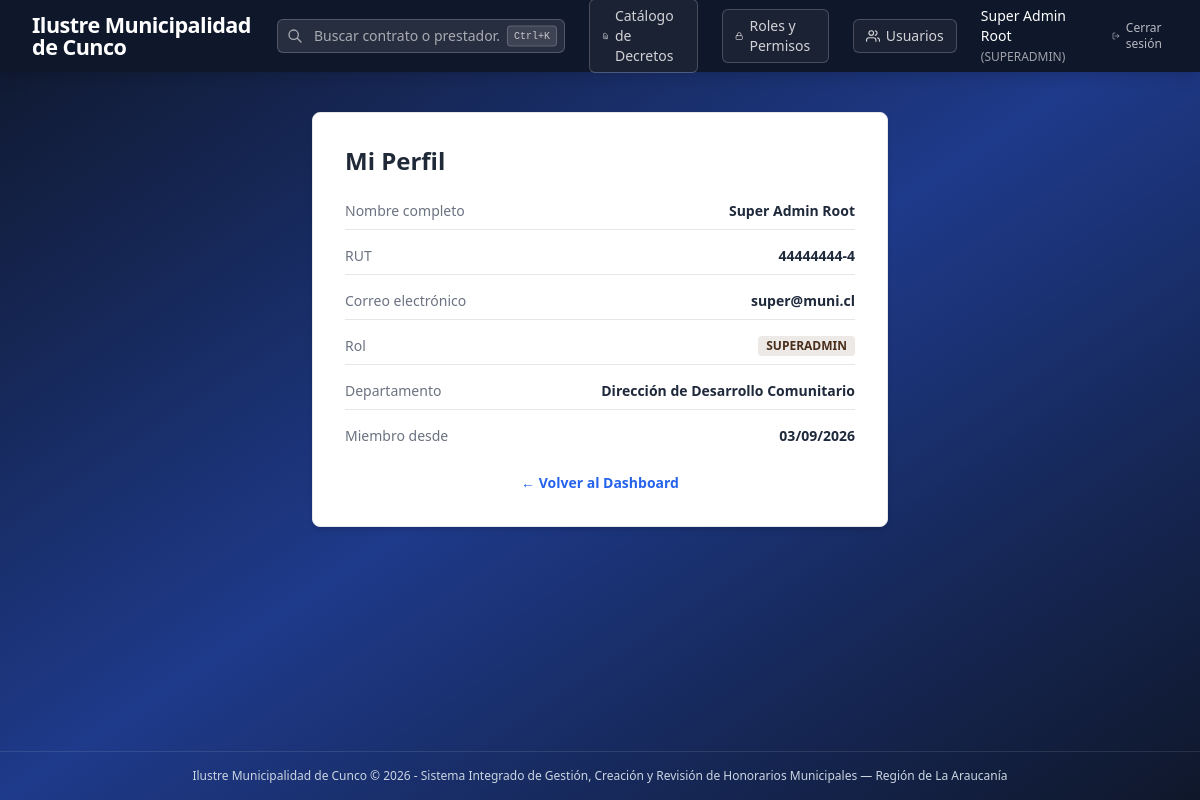
Screenshot of /auth/profile (signed in) with the database file from the repository.
### app/models/user.py (models this page shows, shortened)
class User(db.Model):
    __tablename__ = 'users'
    id = db.Column(db.Integer, primary_key=True, autoincrement=True)
    rut = db.Column(db.String(20), nullable=False, unique=True)
    first_name = db.Column(db.String(100), nullable=False)
    last_name = db.Column(db.String(100), nullable=False)
    email = db.Column(db.String(120), nullable=False, unique=True)
    password_hash = db.Column(db.String(255), nullable=False)
    role = db.Column(db.String(50), nullable=False)  # SUPERADMIN, ADMIN_RRHH, JEFE_DEPTO, FINANZAS_CONTROL
    department_id = db.Column(db.Integer, db.ForeignKey('departments.id', ondelete='SET NULL'), nullable=True)
    is_active = db.Column(db.Integer, nullable=False, default=1)
    created_at = db.Column(db.DateTime, nullable=False, default=datetime.utcnow)
    @property
    def full_name(self):
        return f"{self.first_name} {self.last_name}"

class Department(db.Model):
    __tablename__ = 'departments'
    id = db.Column(db.Integer, primary_key=True, autoincrement=True)
    code = db.Column(db.String(50), nullable=False, unique=True)
    name = db.Column(db.String(150), nullable=False)
    cost_center = db.Column(db.String(50), nullable=True)
    is_active = db.Column(db.Integer, nullable=False, default=1)
    created_at = db.Column(db.DateTime, nullable=False, default=datetime.utcnow)
    users = db.relationship('User', backref='department', lazy=True)

### app/auth/routes.py (the view)
@auth_bp.route('/profile')
@login_required
def profile():
    user = get_current_user()
    return render_template('auth/profile.html', user=user)

### app/auth/utils.py (called while the page is built)
def login_required(f):
    @wraps(f)
    def decorated_function(*args, **kwargs):
        if 'user_id' not in session:
            flash('Debes iniciar sesión para acceder a esta sección.', 'warning')
            return redirect(url_for('auth.login', next=request.url))
        return f(*args, **kwargs)
    return decorated_function

def get_current_user():
    if 'user_id' in session:
        return User.query.get(session['user_id'])
    return None

### app/templates/auth/profile.html (shortened to what this page needs)
{% extends "base.html" %}
{% block content %}
<div class="max-w-xl mx-auto bg-white p-8 rounded-lg shadow-md border border-gray-200">
    <h1 class="text-2xl font-bold text-gray-800 mb-6">Mi Perfil</h1>
    <div class="space-y-4 text-sm">
        <div class="flex justify-between border-b pb-2">
            <span class="text-gray-500">Nombre completo</span>
            <span class="font-semibold">{{ user.full_name }}</span>
        </div>
        <div class="flex justify-between border-b pb-2">
            <span class="text-gray-500">RUT</span>
            <span class="font-semibold">{{ user.rut }}</span>
        </div>
        <div class="flex justify-between border-b pb-2">
            <span class="text-gray-500">Correo electrónico</span>
            <span class="font-semibold">{{ user.email }}</span>
        </div>
        <div class="flex justify-between border-b pb-2">
            <span class="text-gray-500">Rol</span>
            <span class="font-semibold px-2 py-0.5 bg-[#4A2E1B]/10 text-[#4A2E1B] rounded text-xs">{{ user.role }}</span>
        </div>
        <div class="flex justify-between border-b pb-2">
            <span class="text-gray-500">Departamento</span>
            <span class="font-semibold">{{ user.department.name if user.department else '—' }}</span>
        </div>
        <div class="flex justify-between">
            <span class="text-gray-500">Miembro desde</span>
            <span class="font-semibold">{{ user.created_at.strftime('%d/%m/%Y') }}</span>
        </div>
    </div>
    <div class="mt-6 text-center">
        <a href="{{ url_for('dashboard.index') }}" class="text-[#2563eb] hover:underline text-sm font-semibold">← Volver al Dashboard</a>
    </div>
</div>
{% endblock %}

### app/templates/base.html (shortened to what this page needs)
<!DOCTYPE html>
<html lang="es">
<head>
    <script src="https://cdn.tailwindcss.com"></script>
</head>
<body class="min-h-screen text-slate-800 flex flex-col font-sans bg-gradient-to-br from-[#0f172a] via-[#1e3a8a] to-slate-900">
    <nav class="bg-slate-900 text-white shadow-lg relative z-50">
        <div class="max-w-7xl mx-auto px-4 sm:px-6 lg:px-8">
            <div class="flex items-center justify-between h-[72px]">
                <div class="flex items-center space-x-6">
                    <a href="{{ url_for('dashboard.index') }}" class="flex items-center space-x-3 group">
                        <span class="font-extrabold text-[1.35rem] tracking-tight text-white leading-none">{{ g.municipio_nombre | default('SIGH-MUNI') }}</span>
                    </a>
                </div>
                {% if session.get('user_id') %}
                <div class="flex items-center gap-6">
                    <div class="relative" id="global_search_container">
                        <div class="relative">
                            <svg class="absolute left-2.5 top-1/2 -translate-y-1/2 w-4 h-4 text-white/60" fill="none" stroke="currentColor" viewBox="0 0 24 24">
                                <path stroke-linecap="round" stroke-linejoin="round" stroke-width="2" d="M21 21l-6-6m2-5a7 7 0 11-14 0 7 7 0 0114 0z"/>
                            </svg>
                            <input type="text" id="global_search_input"
                                placeholder="Buscar contrato o prestador..."
                                autocomplete="off"
                                class="w-56 lg:w-72 pl-9 pr-16 py-1.5 bg-white/10 border border-white/20 rounded-md text-sm text-white placeholder-white/60 focus:outline-none focus:ring-2 focus:ring-white/40 focus:bg-white/20 transition">
                            <kbd class="absolute right-2 top-1/2 -translate-y-1/2 text-[10px] bg-white/10 text-white/70 px-1.5 py-0.5 rounded border border-white/20 font-mono">Ctrl+K</kbd>
                        </div>
                    </div>
                    {% if session.get('user_role') == 'SUPERADMIN' %}
                    <a href="{{ url_for('decrees.index') }}"
                        class="flex items-center gap-1.5 text-sm font-medium text-white/80 hover:text-white transition border border-white/20 bg-white/5 hover:bg-white/10 px-3 py-1.5 rounded-md"
                        title="Catálogo maestro de decretos anuales (VISTOS)">
                        Catálogo de Decretos
                    </a>
                    <a href="{{ url_for('admin.roles') }}"
                        class="flex items-center gap-1.5 text-sm font-medium text-white/80 hover:text-white transition border border-white/20 bg-white/5 hover:bg-white/10 px-3 py-1.5 rounded-md"
                        title="Gestión de roles y permisos (RBAC)">
                        <svg xmlns="http://www.w3.org/2000/svg" width="14" height="14" viewBox="0 0 24 24" fill="none" stroke="currentColor" stroke-width="2" stroke-linecap="round" stroke-linejoin="round"><rect x="3" y="11" width="18" height="11" rx="2" ry="2"/><path d="M7 11V7a5 5 0 0 1 10 0v4"/></svg>
                        Roles y Permisos
                    </a>
                    <a href="{{ url_for('admin.users') }}"
                        class="flex items-center gap-1.5 text-sm font-medium text-white/80 hover:text-white transition border border-white/20 bg-white/5 hover:bg-white/10 px-3 py-1.5 rounded-md"
                        title="Gestión de usuarios y contraseñas">
                        Usuarios
                    </a>
                    {% endif %}
                    <a href="{{ url_for('auth.profile') }}" class="text-sm font-medium text-white hover:text-white/80 transition">
                        {{ session.get('user_name') }}
                        <span class="text-xs text-white/60">({{ session.get('user_role') }})</span>
                    </a>
                    <a href="{{ url_for('auth.logout') }}" class="text-white/70 hover:text-white text-xs font-medium transition flex items-center gap-1.5">
                        <svg xmlns="http://www.w3.org/2000/svg" width="14" height="14" viewBox="0 0 24 24" fill="none" stroke="currentColor" stroke-width="2" stroke-linecap="round" stroke-linejoin="round"><path d="M9 21H5a2 2 0 0 1-2-2V5a2 2 0 0 1 2-2h4"/><polyline points="16 17 21 12 16 7"/><line x1="21" y1="12" x2="9" y2="12"/></svg>
                        Cerrar sesión
                    </a>
                </div>
                {% endif %}
            </div>
        </div>
    </nav>
    <main class="flex-grow max-w-7xl w-full mx-auto px-4 sm:px-6 lg:px-8 py-6 relative z-10">
        {% block content %}{% endblock %}
    </main>
    <footer class="text-center py-4 text-xs text-slate-300 border-t border-white/10">
        {{ g.municipio_nombre | default('SIGH-MUNI') }} &copy; 2026 - Sistema Integrado de Gestión, Creación y Revisión de Honorarios Municipales
        {% if g.municipio_region %} &mdash; {{ g.municipio_region }}{% endif %}
    </footer>
</body>
</html>

### rows the page displays
User: get "SUPERADMIN", full_name "Super Admin Root", rut "44444444-4", email "super@muni.cl", role "SUPERADMIN", created_at "03/09/2026"
Department: department "Dirección de Desarrollo Comunitario"

### other values shown
{{ g.municipio_nombre | default('SIGH-MUNI') }} "Ilustre Municipalidad de Cunco"
{{ session.get('user_name') }} "Super Admin Root"
{{ g.municipio_region }} "Región de La Araucanía"
